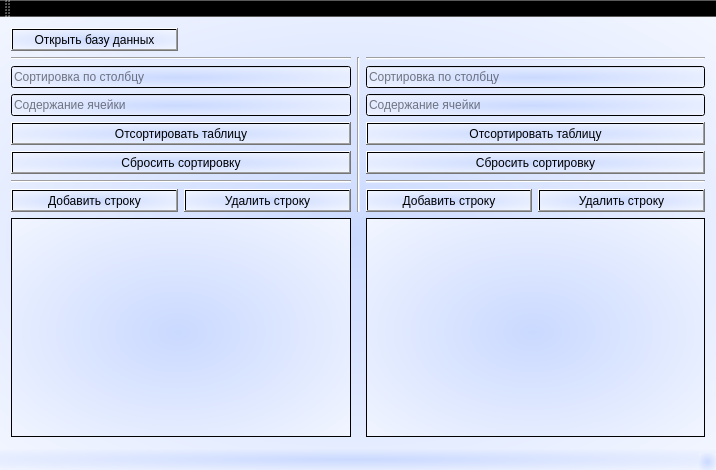
<?xml version="1.0" encoding="UTF-8"?>
<ui version="4.0">
 <class>MainWindow</class>
 <widget class="QMainWindow" name="MainWindow">
  <property name="geometry">
   <rect>
    <x>0</x>
    <y>0</y>
    <width>716</width>
    <height>470</height>
   </rect>
  </property>
  <property name="windowTitle">
   <string>MainWindow</string>
  </property>
  <property name="styleSheet">
   <string notr="true">background-color: qradialgradient(spread:reflect, cx:0.486833, cy:0.511, radius:0.938, fx:0.491541, fy:0.523, stop:0 rgba(202, 217, 255, 255), stop:1 rgba(255, 255, 255, 255));</string>
  </property>
  <widget class="QWidget" name="centralWidget">
   <layout class="QGridLayout" name="gridLayout_2">
    <item row="0" column="0">
     <layout class="QGridLayout" name="gridLayout">
      <item row="8" column="0" colspan="2">
       <widget class="QTableView" name="tableView"/>
      </item>
      <item row="8" column="3" colspan="2">
       <widget class="QTableView" name="tableView_2"/>
      </item>
      <item row="0" column="0">
       <widget class="QPushButton" name="pushButton">
        <property name="text">
         <string>Открыть базу данных</string>
        </property>
       </widget>
      </item>
      <item row="4" column="3" colspan="2">
       <widget class="QPushButton" name="pushButton_8">
        <property name="text">
         <string>Отсортировать таблицу</string>
        </property>
       </widget>
      </item>
      <item row="2" column="3" colspan="2">
       <widget class="QLineEdit" name="lineEdit_2">
        <property name="placeholderText">
         <string>Сортировка по столбцу</string>
        </property>
       </widget>
      </item>
      <item row="3" column="0" colspan="2">
       <widget class="QLineEdit" name="lineEdit_3">
        <property name="placeholderText">
         <string>Содержание ячейки</string>
        </property>
       </widget>
      </item>
      <item row="2" column="0" colspan="2">
       <widget class="QLineEdit" name="lineEdit">
        <property name="placeholderText">
         <string>Сортировка по столбцу</string>
        </property>
       </widget>
      </item>
      <item row="3" column="3" colspan="2">
       <widget class="QLineEdit" name="lineEdit_4">
        <property name="placeholderText">
         <string>Содержание ячейки</string>
        </property>
       </widget>
      </item>
      <item row="6" column="0" colspan="2">
       <widget class="Line" name="line_4">
        <property name="orientation">
         <enum>Qt::Horizontal</enum>
        </property>
       </widget>
      </item>
      <item row="1" column="2" rowspan="7">
       <widget class="Line" name="line_3">
        <property name="orientation">
         <enum>Qt::Vertical</enum>
        </property>
       </widget>
      </item>
      <item row="6" column="3" colspan="2">
       <widget class="Line" name="line_5">
        <property name="orientation">
         <enum>Qt::Horizontal</enum>
        </property>
       </widget>
      </item>
      <item row="4" column="0" colspan="2">
       <widget class="QPushButton" name="pushButton_7">
        <property name="text">
         <string>Отсортировать таблицу</string>
        </property>
       </widget>
      </item>
      <item row="7" column="0">
       <widget class="QPushButton" name="pushButton_3">
        <property name="text">
         <string>Добавить строку</string>
        </property>
       </widget>
      </item>
      <item row="7" column="3">
       <widget class="QPushButton" name="pushButton_5">
        <property name="text">
         <string>Добавить строку</string>
        </property>
       </widget>
      </item>
      <item row="7" column="1">
       <widget class="QPushButton" name="pushButton_4">
        <property name="text">
         <string>Удалить строку</string>
        </property>
       </widget>
      </item>
      <item row="7" column="4">
       <widget class="QPushButton" name="pushButton_6">
        <property name="text">
         <string>Удалить строку</string>
        </property>
       </widget>
      </item>
      <item row="1" column="0" colspan="2">
       <widget class="Line" name="line">
        <property name="orientation">
         <enum>Qt::Horizontal</enum>
        </property>
       </widget>
      </item>
      <item row="1" column="3" colspan="2">
       <widget class="Line" name="line_2">
        <property name="orientation">
         <enum>Qt::Horizontal</enum>
        </property>
       </widget>
      </item>
      <item row="5" column="0" colspan="2">
       <widget class="QPushButton" name="pushButton_9">
        <property name="text">
         <string>Сбросить сортировку</string>
        </property>
       </widget>
      </item>
      <item row="5" column="3" colspan="2">
       <widget class="QPushButton" name="pushButton_10">
        <property name="text">
         <string>Сбросить сортировку</string>
        </property>
       </widget>
      </item>
     </layout>
    </item>
   </layout>
  </widget>
  <widget class="QMenuBar" name="menuBar">
   <property name="geometry">
    <rect>
     <x>0</x>
     <y>0</y>
     <width>716</width>
     <height>31</height>
    </rect>
   </property>
  </widget>
  <widget class="QToolBar" name="mainToolBar">
   <attribute name="toolBarArea">
    <enum>TopToolBarArea</enum>
   </attribute>
   <attribute name="toolBarBreak">
    <bool>false</bool>
   </attribute>
  </widget>
  <widget class="QStatusBar" name="statusBar"/>
 </widget>
 <layoutdefault spacing="6" margin="11"/>
 <resources/>
 <connections/>
</ui>
